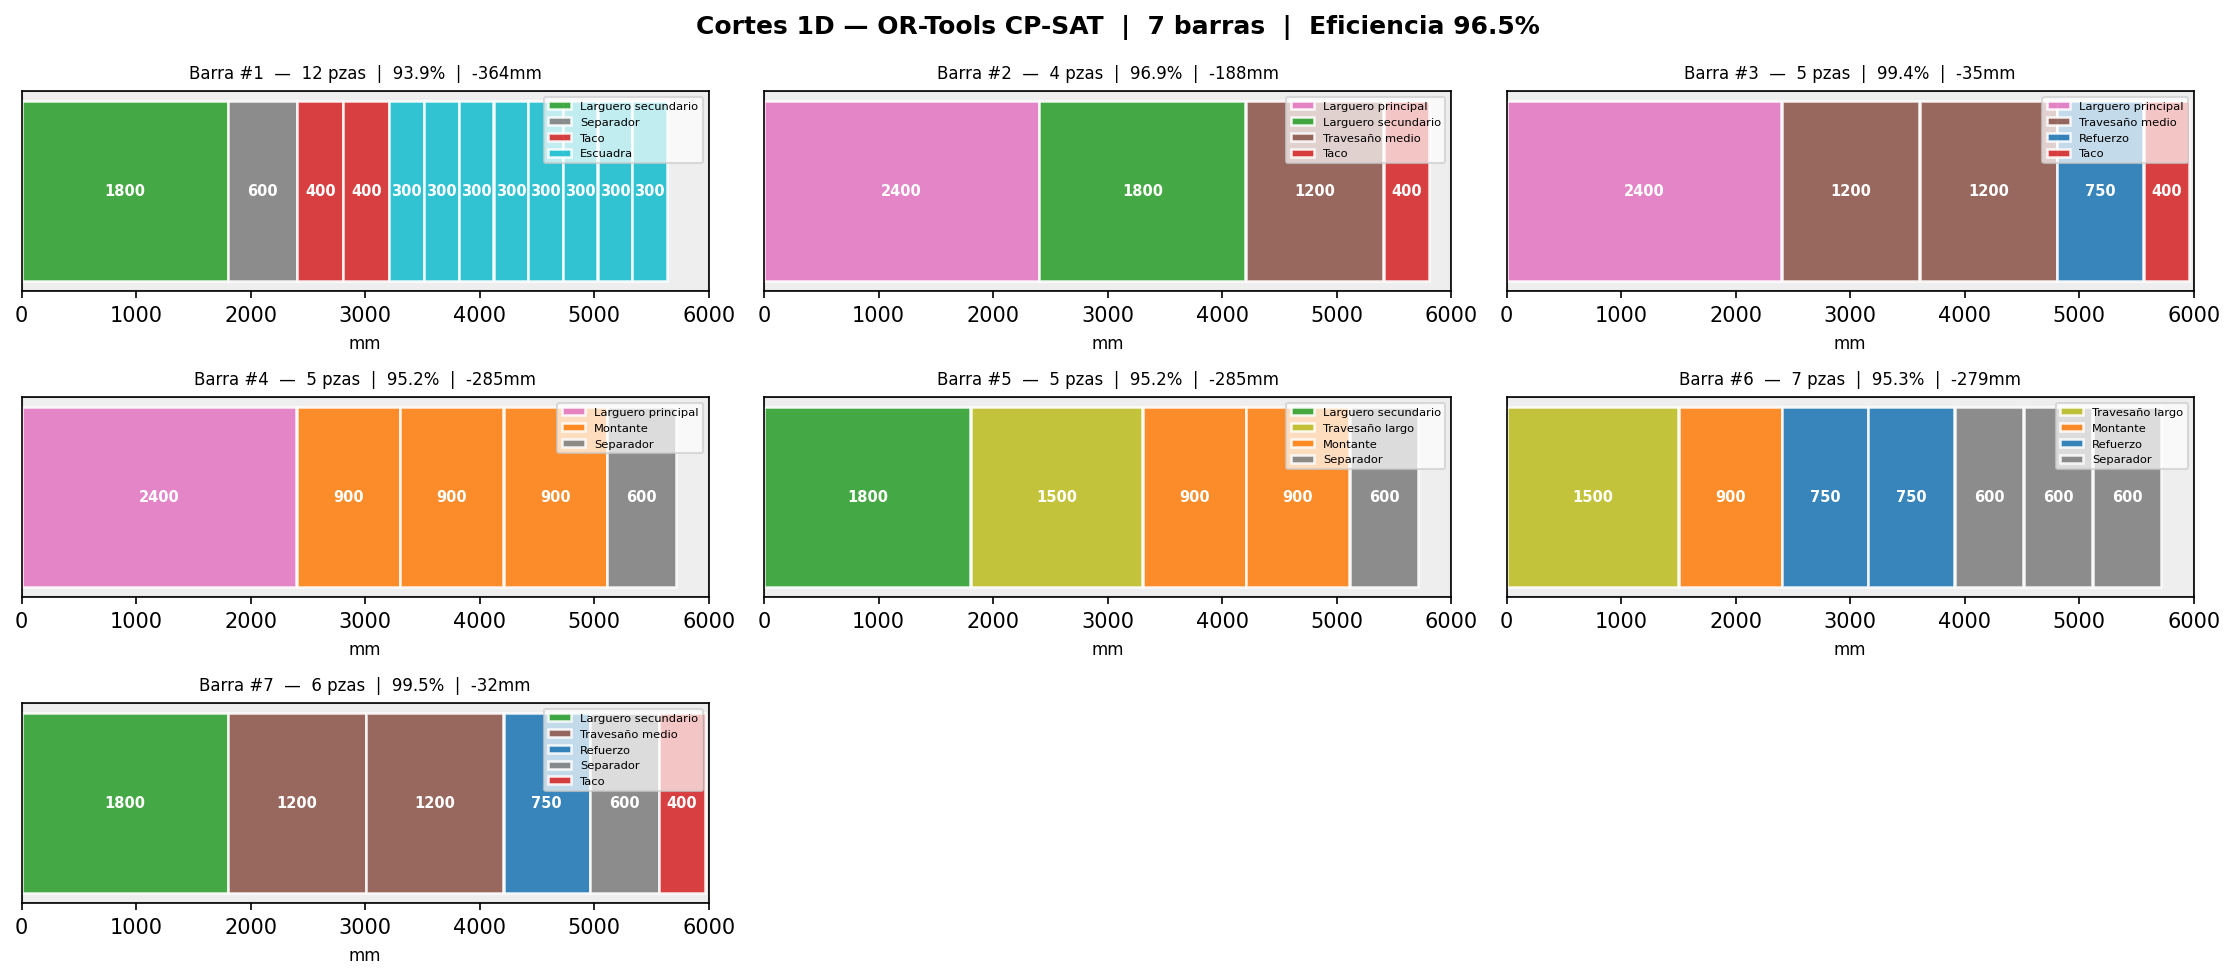

Write Python code to recreate this figure.
"""
Optimización de Cortes 1D con OR-Tools CP-SAT
===============================================
Instalación: pip install ortools matplotlib

Problema de Cutting Stock:
  Tenemos barras de longitud estándar y necesitamos cortar piezas
  de distintas medidas minimizando el número de barras usadas
  y el desperdicio total. CP-SAT garantiza la solución ÓPTIMA.

Ventaja sobre FFD (binpacking):
  - Garantiza optimalidad matemática
  - Reporta brecha de optimalidad (gap)
  - Permite agregar restricciones adicionales (ej. prioridades)
"""

from ortools.sat.python import cp_model
import matplotlib.pyplot as plt
import matplotlib.patches as patches
import matplotlib.cm as cm
import csv
import time

# ─────────────────────────────────────────────
# DATOS DEL PROBLEMA
# ─────────────────────────────────────────────

LONGITUD_BARRA = 6000   # mm
MARGEN_CORTE   = 3      # mm — kerf
MAX_BARRAS     = 20     # cota superior (solver usa las mínimas posibles)
TIEMPO_LIMITE  = 30     # segundos máximos de búsqueda

# Piezas: (longitud_mm, cantidad, nombre)
piezas_requeridas = [
    (2400, 3, "Larguero principal"),
    (1800, 4, "Larguero secundario"),
    (1500, 2, "Travesaño largo"),
    (1200, 5, "Travesaño medio"),
    (900,  6, "Montante"),
    (750,  4, "Refuerzo"),
    (600,  7, "Separador"),
    (400,  5, "Taco"),
    (300,  8, "Escuadra"),
]

# ─────────────────────────────────────────────
# EXPANDIR LISTA DE PIEZAS
# ─────────────────────────────────────────────

lista_piezas = []  # (longitud_con_kerf, nombre, id_original)
for longitud, cantidad, nombre in piezas_requeridas:
    for _ in range(cantidad):
        lista_piezas.append((longitud + MARGEN_CORTE, nombre))

N = len(lista_piezas)   # total de piezas
B = MAX_BARRAS          # número máximo de barras

print("=" * 62)
print("   OPTIMIZACIÓN DE CORTES 1D — OR-Tools CP-SAT")
print("=" * 62)
print(f"\nLongitud barra estándar : {LONGITUD_BARRA} mm")
print(f"Margen de corte (kerf)  : {MARGEN_CORTE} mm")
print(f"Total piezas            : {N}")
print(f"Tiempo límite solver    : {TIEMPO_LIMITE} s")
print(f"\nPiezas requeridas:")
for longitud, cantidad, nombre in piezas_requeridas:
    print(f"  {nombre:<25} {longitud:>5} mm  x{cantidad}")

# ─────────────────────────────────────────────
# MODELO CP-SAT
# ─────────────────────────────────────────────

model  = cp_model.CpModel()
solver = cp_model.CpSolver()

# ── Variables de decisión ──────────────────────────────────────────
#
#   x[i][b] = 1  si la pieza i se corta de la barra b
#   y[b]    = 1  si la barra b es utilizada
#
x = [[model.NewBoolVar(f"x_p{i}_b{b}") for b in range(B)] for i in range(N)]
y = [model.NewBoolVar(f"y_b{b}") for b in range(B)]

# ── Restricciones ─────────────────────────────────────────────────

# 1. Cada pieza se asigna a exactamente UNA barra
for i in range(N):
    model.Add(sum(x[i][b] for b in range(B)) == 1)

# 2. La suma de piezas en cada barra no supera su longitud
for b in range(B):
    model.Add(
        sum(lista_piezas[i][0] * x[i][b] for i in range(N)) <= LONGITUD_BARRA * y[b]
    )

# 3. Simetría: si la barra b no se usa, tampoco se usa b+1
#    (evita soluciones equivalentes y acelera la búsqueda)
for b in range(B - 1):
    model.Add(y[b] >= y[b + 1])

# ── Función objetivo: minimizar barras usadas ─────────────────────
model.Minimize(sum(y))

# ── Configurar solver ────────────────────────────────────────────
solver.parameters.max_time_in_seconds   = TIEMPO_LIMITE
solver.parameters.num_search_workers    = 4   # paralelismo
solver.parameters.log_search_progress   = False

# ─────────────────────────────────────────────
# RESOLVER
# ─────────────────────────────────────────────

print(f"\n{'─'*62}")
print("  Resolviendo...")
t0     = time.time()
status = solver.Solve(model)
t_sol  = time.time() - t0

# ─────────────────────────────────────────────
# PROCESAR SOLUCIÓN
# ─────────────────────────────────────────────

STATUS_STR = {
    cp_model.OPTIMAL:    "ÓPTIMO ✓",
    cp_model.FEASIBLE:   "FACTIBLE (no garantizado óptimo)",
    cp_model.INFEASIBLE: "INFACTIBLE ✗",
    cp_model.UNKNOWN:    "DESCONOCIDO",
}

print(f"  Estado   : {STATUS_STR.get(status, 'DESCONOCIDO')}")
print(f"  Tiempo   : {t_sol:.3f} s")

if status not in (cp_model.OPTIMAL, cp_model.FEASIBLE):
    print("  No se encontró solución. Aumenta MAX_BARRAS o TIEMPO_LIMITE.")
    exit(1)

# Reconstruir asignación
asignacion = {}   # barra_idx → lista de índices de pieza
for b in range(B):
    if solver.Value(y[b]) == 1:
        asignacion[b] = [i for i in range(N) if solver.Value(x[i][b]) == 1]

barras_usadas = sorted(asignacion.keys())
num_barras    = len(barras_usadas)

# ─────────────────────────────────────────────
# MOSTRAR RESULTADOS EN CONSOLA
# ─────────────────────────────────────────────

area_total    = num_barras * LONGITUD_BARRA
area_usada    = sum(lista_piezas[i][0] for piezas in asignacion.values() for i in piezas)
desperdicio   = area_total - area_usada
eficiencia    = area_usada / area_total * 100

print(f"\n{'─'*62}")
print(f"  DETALLE POR BARRA")
print(f"{'─'*62}")

for idx, b in enumerate(barras_usadas):
    piezas_b  = asignacion[b]
    usado     = sum(lista_piezas[i][0] for i in piezas_b)
    sobrante  = LONGITUD_BARRA - usado
    efs       = usado / LONGITUD_BARRA * 100

    longitudes = sorted([lista_piezas[i][0] - MARGEN_CORTE for i in piezas_b], reverse=True)
    print(f"\n  Barra #{idx+1}  →  {len(piezas_b)} piezas  |  {efs:.1f}% usado  |  {sobrante} mm sobrante")
    print(f"    Cortes (mm): {longitudes}")

    # Barra ASCII
    escala = 52 / LONGITUD_BARRA
    vis = ""
    for i in sorted(piezas_b, key=lambda i: lista_piezas[i][0], reverse=True):
        ancho = max(1, int(lista_piezas[i][0] * escala))
        vis += "█" * ancho + "▏"
    print(f"    |{vis:<54}|")

print(f"\n{'─'*62}")
print(f"  RESUMEN GLOBAL")
print(f"{'─'*62}")
print(f"  Barras usadas      : {num_barras}  (cota superior era {MAX_BARRAS})")
print(f"  Material total     : {area_total:>7} mm")
print(f"  Material usado     : {area_usada:>7} mm")
print(f"  Desperdicio total  : {desperdicio:>7} mm  ({100-eficiencia:.1f}%)")
print(f"  Eficiencia global  : {eficiencia:.2f}%")
print(f"  Garantía          : {'Solución ÓPTIMA' if status == cp_model.OPTIMAL else 'Mejor encontrada en tiempo límite'}")
print(f"{'─'*62}\n")

# ─────────────────────────────────────────────
# VISUALIZACIÓN MATPLOTLIB
# ─────────────────────────────────────────────

# Colores por tipo de pieza
nombres_unicos = list({lista_piezas[i][1] for i in range(N)})
cmap           = cm.get_cmap("tab10", len(nombres_unicos))
color_map      = {n: cmap(i) for i, n in enumerate(nombres_unicos)}

cols = min(num_barras, 3)
rows = (num_barras + cols - 1) // cols
fig, axes = plt.subplots(rows, cols, figsize=(cols * 5, rows * 2.2))
fig.suptitle(
    f"Cortes 1D — OR-Tools CP-SAT  |  {num_barras} barras  |  Eficiencia {eficiencia:.1f}%",
    fontsize=12, fontweight="bold"
)

ax_flat = axes.flatten() if hasattr(axes, "flatten") else [axes]

for idx, b in enumerate(barras_usadas):
    ax = ax_flat[idx]
    ax.set_xlim(0, LONGITUD_BARRA)
    ax.set_ylim(0, 1)
    ax.set_yticks([])
    ax.set_xlabel("mm", fontsize=8)

    piezas_b = sorted(asignacion[b], key=lambda i: lista_piezas[i][0], reverse=True)
    usado    = sum(lista_piezas[i][0] for i in piezas_b)
    sobrante = LONGITUD_BARRA - usado

    # Fondo (desperdicio)
    ax.add_patch(patches.Rectangle((0, 0), LONGITUD_BARRA, 1,
                                    facecolor="#eeeeee", edgecolor="#999"))

    cursor = 0
    etiquetas = set()
    for i in piezas_b:
        long_k = lista_piezas[i][0]
        nombre = lista_piezas[i][1]
        color  = color_map[nombre]
        label  = nombre if nombre not in etiquetas else ""
        etiquetas.add(nombre)

        rect = patches.Rectangle(
            (cursor, 0.05), long_k - MARGEN_CORTE, 0.9,
            facecolor=color, edgecolor="white", linewidth=1.2,
            alpha=0.88, label=label
        )
        ax.add_patch(rect)

        # Etiqueta si hay espacio
        if long_k > 250:
            ax.text(cursor + long_k / 2, 0.5,
                    f"{long_k - MARGEN_CORTE}",
                    ha="center", va="center",
                    fontsize=7, color="white", fontweight="bold")
        cursor += long_k

    efs = usado / LONGITUD_BARRA * 100
    ax.set_title(f"Barra #{idx+1}  —  {len(piezas_b)} pzas  |  {efs:.1f}%  |  -{sobrante}mm",
                 fontsize=8)
    ax.legend(fontsize=5.5, loc="upper right", framealpha=0.7)

# Ocultar ejes sobrantes
for j in range(num_barras, len(ax_flat)):
    ax_flat[j].set_visible(False)

plt.tight_layout()
plt.savefig("cortes_ortools.png", dpi=150, bbox_inches="tight")
print("  Imagen 'cortes_ortools.png' generada.")

# ─────────────────────────────────────────────
# EXPORTAR CSV
# ─────────────────────────────────────────────

with open("resultado_ortools.csv", "w", newline="") as f:
    writer = csv.writer(f)
    writer.writerow(["Barra", "Pieza #", "Nombre", "Longitud (mm)", "Con kerf (mm)", "Sobrante barra (mm)"])
    for idx, b in enumerate(barras_usadas):
        piezas_b = sorted(asignacion[b], key=lambda i: lista_piezas[i][0], reverse=True)
        sobrante = LONGITUD_BARRA - sum(lista_piezas[i][0] for i in piezas_b)
        for j, i in enumerate(piezas_b):
            writer.writerow([
                idx + 1, j + 1,
                lista_piezas[i][1],
                lista_piezas[i][0] - MARGEN_CORTE,
                lista_piezas[i][0],
                sobrante if j == 0 else ""
            ])

print("  Archivo 'resultado_ortools.csv' generado.")
plt.show()
